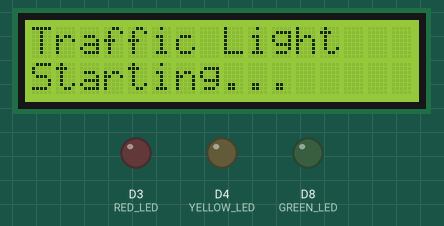
The sketch below on a simulated ESP8266 (NodeMCU). Parts: 16×2 character LCD, output pins drawn as LEDs (lit = HIGH).

Above: at 0.1 s.
At 2.1 s:
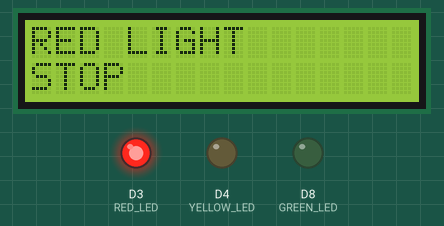
At 7.1 s:
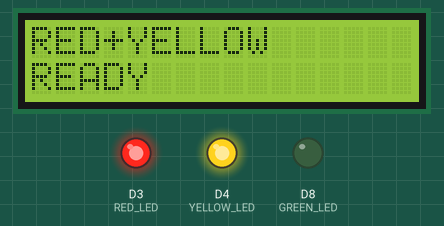
At 9.1 s:
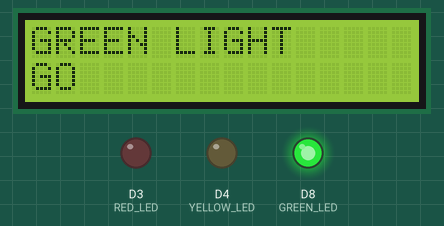
At 14.1 s:
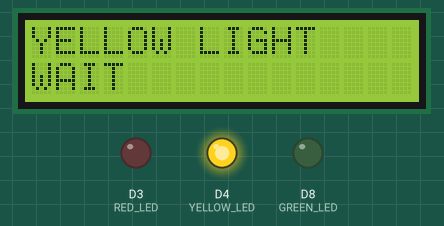
Timing chart, 0 to 38.6 s (numbered marks = the images above):
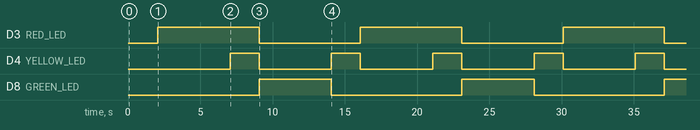

The sketch:

Traffic_Light.ino
```cpp
#include <LiquidCrystal.h>

LiquidCrystal lcd(D1, D2, D5, D6, D7, D0);

#define RED_LED    D3
#define YELLOW_LED D4
#define GREEN_LED  D8

void setup() {
  pinMode(RED_LED, OUTPUT);
  pinMode(YELLOW_LED, OUTPUT);
  pinMode(GREEN_LED, OUTPUT);

  lcd.begin(16, 2);
  lcd.print("Traffic Light");
  lcd.setCursor(0, 1);
  lcd.print("Starting...");
  delay(2000);
  lcd.clear();
}

void loop() {
  // RED
  digitalWrite(RED_LED, HIGH);
  digitalWrite(YELLOW_LED, LOW);
  digitalWrite(GREEN_LED, LOW);

  lcd.clear();
  lcd.setCursor(0, 0);
  lcd.print("RED LIGHT");
  lcd.setCursor(0, 1);
  lcd.print("STOP");
  delay(5000);

  // RED + YELLOW
  digitalWrite(RED_LED, HIGH);
  digitalWrite(YELLOW_LED, HIGH);
  digitalWrite(GREEN_LED, LOW);

  lcd.clear();
  lcd.setCursor(0, 0);
  lcd.print("RED+YELLOW");
  lcd.setCursor(0, 1);
  lcd.print("READY");
  delay(2000);

  // GREEN
  digitalWrite(RED_LED, LOW);
  digitalWrite(YELLOW_LED, LOW);
  digitalWrite(GREEN_LED, HIGH);

  lcd.clear();
  lcd.setCursor(0, 0);
  lcd.print("GREEN LIGHT");
  lcd.setCursor(0, 1);
  lcd.print("GO");
  delay(5000);

  // YELLOW
  digitalWrite(RED_LED, LOW);
  digitalWrite(YELLOW_LED, HIGH);
  digitalWrite(GREEN_LED, LOW);

  lcd.clear();
  lcd.setCursor(0, 0);
  lcd.print("YELLOW LIGHT");
  lcd.setCursor(0, 1);
  lcd.print("WAIT");
  delay(2000);
}
```

Measured:
- by itself, D3 (RED_LED): alternates HIGH for 7.0 s and LOW for 7.0 s
- by itself, D4 (YELLOW_LED): alternates HIGH for 2.0 s and LOW for 5.0 s
- by itself, D8 (GREEN_LED): alternates HIGH for 5.0 s and LOW for 9.0 s
- what the display in image 1 shows lasts 5.0 s, from 2.1 s to 7.1 s
- what the display in image 2 shows lasts 2.0 s, from 7.1 s to 9.1 s
